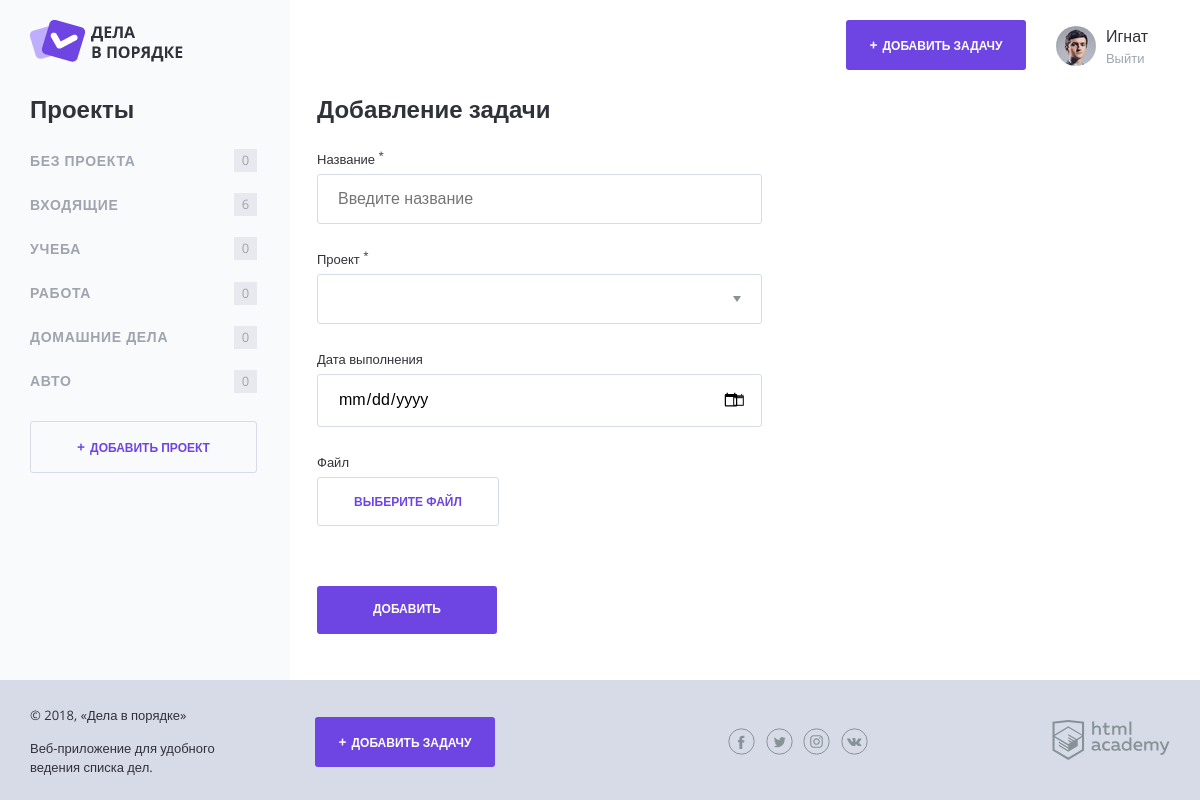
The page /add.php (signed in) on the database its author committed.
### tables this page shows
CREATE TABLE projects (
  project_id INT AUTO_INCREMENT PRIMARY KEY NOT NULL,
  title CHAR(30) NOT NULL,
  user_id INT NOT NULL
);

### functions.php (called while the page is built, shortened)
<?php
require_once('config.php');
function calculate_unsorted_tasks($tasks_array) {
  $total_tasks = 0;
  return $total_tasks;
}
function include_template($name, $data) {
  $name = 'templates/' . $name;
  extract($data);
  require_once $name;
  $result = ob_get_clean();
return $result;
}
function get_array_from_sql ($connect, $result) {
  mysqli_set_charset($connect, "utf8");
  $result = mysqli_query($connect, $result);
  $array = null;
  if ($result) {
    $array = mysqli_fetch_all($result, MYSQLI_ASSOC);
  }
  return $array;
}
?>

### sql-requests.php (called while the page is built, shortened)
<?php
function get_projects_array($user_id) {
  $sql_projects = "SELECT projects.title, projects.project_id,
                  (SELECT COUNT(*) from tasks WHERE projects.project_id = tasks.project_id)
                  AS tasks_amount
                  FROM projects
                  WHERE projects.user_id = $user_id";
  return $sql_projects;
}
function get_tasks_array ($user_id) {
  $sql_tasks = "SELECT `title`, `deadline`, `project_id`, `completed`
               FROM tasks
               WHERE user_id = $user_id";
  return $sql_tasks;
}

### config.php (called while the page is built, shortened)
<?php
require_once('functions.php');
require_once('sql-requests.php');
$connect = mysqli_connect('localhost', 'root', 'rootpassword', 'doingsdone');
if ($connect) {
  mysqli_set_charset($connect, "utf8");
}
if(isset($_SESSION['user'])) {
  $user_id = $_SESSION['user']['user_id'];
  $sql_projects = get_projects_array($user_id);
  $projects = get_array_from_sql($connect, $sql_projects);
  $sql_tasks = get_tasks_array($user_id);
  $tasks = get_array_from_sql($connect, $sql_tasks);
  $default_tasks = get_array_from_sql($connect, $sql_tasks);
}
?>

### templates/add-task.php (the view, shortened to what this page needs)
<h2 class="content__main-heading">Добавление задачи</h2>
<form class="form" action="add.php" method="post" enctype="multipart/form-data">
  <div class="form__row">
    <label class="form__label" for="name">Название <sup>*</sup></label>
    <input class="form__input <?php if (isset($errors['title'])): ?>form__input--error<?php endif; ?>" type="text" name="title" id="name" value="<?php if (isset($_POST['title'])): ?><?= htmlspecialchars($_POST['title'])?><?php endif; ?>" placeholder="Введите название">
  </div>
  <div class="form__row">
    <label class="form__label" for="project">Проект <sup>*</sup></label>
    <select class="form__input form__input--select" name="project_id" id="project">
    <option value=""></option>
    <?php foreach ($projects as $project): ?>
      <option value="<?=$project['project_id'] ?>"><?=$project['title']?></option>
    <?php endforeach;?>
    </select>
  </div>
  <div class="form__row">
    <label class="form__label" for="date">Дата выполнения</label>
    <input class="form__input form__input--date <?php if (isset($errors['deadline'])): ?>form__input--error<?php endif; ?>" type="date" name="deadline" id="date" value="<?= htmlspecialchars($_POST['deadline']) ?>" placeholder="Введите дату в формате ДД.ММ.ГГГГ">
  </div>
  <div class="form__row">
    <label class="form__label" for="preview">Файл</label>
    <div class="form__input-file">
      <label class="button button--transparent" for="preview">
        <span>Выберите файл</span>
      </label>
    </div>
  </div>
  <div class="form__row form__row--controls">
    <input class="button" type="submit" name="submit" value="Добавить">
  </div>
</form>

### templates/sidebar.php
<section class="content__side">
  <?php if(isset($_SESSION['user'])) : ?>
  <h2 class="content__side-heading">Проекты</h2>
  <nav class="main-navigation">
    <ul class="main-navigation__list">
      <li class="main-navigation__list-item">
        <a class="main-navigation__list-item-link" href="?project_id">Без проекта</a>
        <span class="main-navigation__list-item-count">
          <?= calculate_unsorted_tasks($default_tasks)?></span>
      </li>
      <?php foreach ($projects as $project): ?>
      <li class="main-navigation__list-item">
        <a class="main-navigation__list-item-link" href="?project_id=<?= $project['project_id'] ?>">
          <?= $project['title']; ?></a>
        <span class="main-navigation__list-item-count">
          <?= $project['tasks_amount'] ?></span>
      </li>
      <?php endforeach; ?>
    </ul>
  </nav>
  <a class="button button--transparent button--plus content__side-button" href="add-project.php" target="project_add">Добавить
    проект</a>
  <?php else: ?>
  <p class="content__side-info">Если у вас уже есть аккаунт, авторизуйтесь на сайте</p>
  <a class="button button--transparent content__side-button" href="auth.php">Войти</a>
  <?php endif; ?>
</section>

### css/style.css (style rules this page uses)
html, body { height: 100%; }
body { position: relative; min-width: 1180px; font-size: 16px; font-family: "OpenSans", sans-serif; color: #31313a; }
a { text-decoration: none; }
.button { display: inline-block; width: 180px; padding: 17px 0; font-weight: 700; font-size: 12px; text-align: center; color: #ffffff; text-transform: uppercase; text-decoration: none; background-color: #6e45e2; border: 0; border-radius: 3px; }
.button--plus::before { content: "+"; margin-right: 5px; font-size: 14px; }
.button--transparent { color: #6e45e2; border: 1px solid #d7dbe8; }
.button--transparent, .button--transparent:hover, .button--transparent:focus, .button--transparent:active { background-color: transparent; }
.content__side { width: 260px; }
.content__side-heading { margin: 0; margin-bottom: 15px; }
.content__side-button { width: 225px; }
.main-navigation { margin-bottom: 18px; }
.main-navigation__list { margin: 0 0 0 -8px; padding: 0; list-style: none; }
.main-navigation__list-item { display: flex; align-items: center; font-size: 14px; color: #9fa4af; text-transform: uppercase; }
.main-navigation__list-item-link { flex-grow: 1; padding: 14px 8px; font-weight: bold; color: inherit; text-decoration: none; letter-spacing: 0.05em; }
.main-navigation__list-item-count { display: inline-block; min-width: 19px; min-height: 19px; margin-right: 33px; padding: 2px; font-size: 13px; line-height: 18px; text-align: center; background-color: #e8e9ee; }
.content__main-heading { margin: 0; margin-bottom: 25px; }
.form { max-width: 445px; }
.form__row { margin-bottom: 25px; }
.form__label { display: inline-block; margin-bottom: 7px; font-size: 13px; }
.form__input { box-sizing: border-box; width: 100%; padding: 15px 20px; border: 1px solid #d7dbe8; border-radius: 3px; -webkit-appearance: none; -moz-appearance: none; appearance: none; }
.form__input--select { background: #ffffff url("../img/dropdown.svg") right 20px top 50% no-repeat; }
.form__input--date { background: #ffffff url("../img/icon-calendar.png") right 17px top 50% no-repeat; }
.form__row--controls { margin-top: 60px; margin-bottom: 0; }

### rows shown on the page
projects: title "ВХОДЯЩИЕ", tasks_amount "6"
projects: title "УЧЕБА", tasks_amount "0"
projects: title "РАБОТА", tasks_amount "0"
projects: title "ДОМАШНИЕ ДЕЛА", tasks_amount "0"
projects: title "АВТО", tasks_amount "0"

### other values the page prints
$_SESSION['user']['name'] "Игнат"
calculate_unsorted_tasks($default_tasks) "0"
